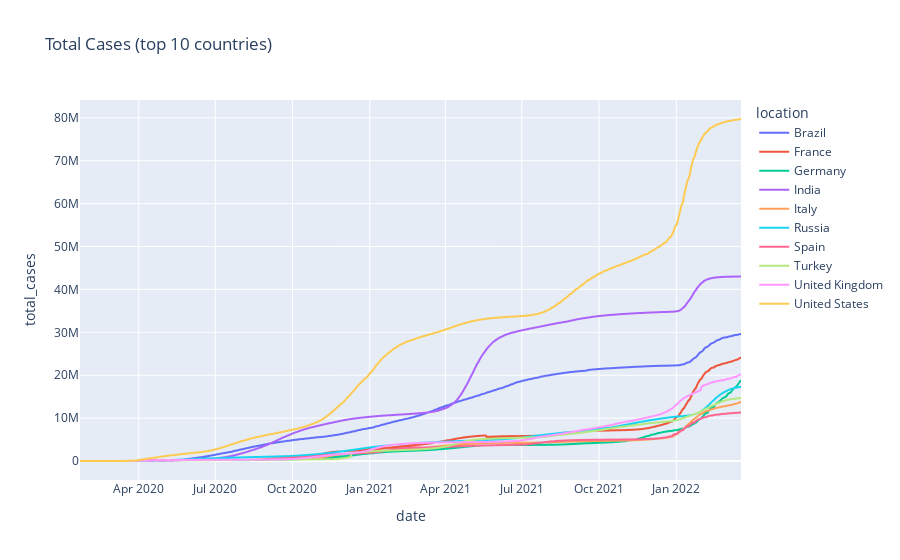

Notebook code for this chart:
### Markdown cell above
Total Cases (top 10 countries)

### Code cell
px.line(top_10_countries_by_total_cases_df, y="total_cases", color="location", title="Total Cases (top 10 countries)")

### Figure 1 — Plotly figure (JSON) as saved in the notebook; plotly's stock layout.template omitted (floating-point values rounded to 4 significant figures; data arrays with more than 128 entries replaced by an {"elided": "..."} marker saying what was removed)
{"data": [{"hovertemplate": "location=Brazil<br>date=%{x}<br>total_cases=%{y}<extra></extra>", "legendgroup": "Brazil", "line": {"color": "#636efa", "dash": "solid"}, "marker": {"symbol": "circle"}, "mode": "lines", "name": "Brazil", "showlegend": true, "type": "scattergl", "x": {"elided": "753 str values"}, "xaxis": "x", "y": {"elided": "753 int values"}, "yaxis": "y"}, {"hovertemplate": "location=France<br>date=%{x}<br>total_cases=%{y}<extra></extra>", "legendgroup": "France", "line": {"color": "#EF553B", "dash": "solid"}, "marker": {"symbol": "circle"}, "mode": "lines", "name": "France", "showlegend": true, "type": "scattergl", "x": {"elided": "786 str values"}, "xaxis": "x", "y": {"elided": "786 int values"}, "yaxis": "y"}, {"hovertemplate": "location=Germany<br>date=%{x}<br>total_cases=%{y}<extra></extra>", "legendgroup": "Germany", "line": {"color": "#00cc96", "dash": "solid"}, "marker": {"symbol": "circle"}, "mode": "lines", "name": "Germany", "showlegend": true, "type": "scattergl", "x": {"elided": "783 str values"}, "xaxis": "x", "y": {"elided": "783 int values"}, "yaxis": "y"}, {"hovertemplate": "location=India<br>date=%{x}<br>total_cases=%{y}<extra></extra>", "legendgroup": "India", "line": {"color": "#ab63fa", "dash": "solid"}, "marker": {"symbol": "circle"}, "mode": "lines", "name": "India", "showlegend": true, "type": "scattergl", "x": {"elided": "780 str values"}, "xaxis": "x", "y": {"elided": "780 int values"}, "yaxis": "y"}, {"hovertemplate": "location=Italy<br>date=%{x}<br>total_cases=%{y}<extra></extra>", "legendgroup": "Italy", "line": {"color": "#FFA15A", "dash": "solid"}, "marker": {"symbol": "circle"}, "mode": "lines", "name": "Italy", "showlegend": true, "type": "scattergl", "x": {"elided": "779 str values"}, "xaxis": "x", "y": {"elided": "779 int values"}, "yaxis": "y"}, {"hovertemplate": "location=Russia<br>date=%{x}<br>total_cases=%{y}<extra></extra>", "legendgroup": "Russia", "line": {"color": "#19d3f3", "dash": "solid"}, "marker": {"symbol": "circle"}, "mode": "lines", "name": "Russia", "showlegend": true, "type": "scattergl", "x": {"elided": "779 str values"}, "xaxis": "x", "y": {"elided": "779 int values"}, "yaxis": "y"}, {"hovertemplate": "location=Spain<br>date=%{x}<br>total_cases=%{y}<extra></extra>", "legendgroup": "Spain", "line": {"color": "#FF6692", "dash": "solid"}, "marker": {"symbol": "circle"}, "mode": "lines", "name": "Spain", "showlegend": true, "type": "scattergl", "x": {"elided": "778 str values"}, "xaxis": "x", "y": {"elided": "778 int values"}, "yaxis": "y"}, {"hovertemplate": "location=Turkey<br>date=%{x}<br>total_cases=%{y}<extra></extra>", "legendgroup": "Turkey", "line": {"color": "#B6E880", "dash": "solid"}, "marker": {"symbol": "circle"}, "mode": "lines", "name": "Turkey", "showlegend": true, "type": "scattergl", "x": {"elided": "739 str values"}, "xaxis": "x", "y": {"elided": "739 int values"}, "yaxis": "y"}, {"hovertemplate": "location=United Kingdom<br>date=%{x}<br>total_cases=%{y}<extra></extra>", "legendgroup": "United Kingdom", "line": {"color": "#FF97FF", "dash": "solid"}, "marker": {"symbol": "circle"}, "mode": "lines", "name": "United Kingdom", "showlegend": true, "type": "scattergl", "x": {"elided": "779 str values"}, "xaxis": "x", "y": {"elided": "779 int values"}, "yaxis": "y"}, {"hovertemplate": "location=United States<br>date=%{x}<br>total_cases=%{y}<extra></extra>", "legendgroup": "United States", "line": {"color": "#FECB52", "dash": "solid"}, "marker": {"symbol": "circle"}, "mode": "lines", "name": "United States", "showlegend": true, "type": "scattergl", "x": {"elided": "788 str values"}, "xaxis": "x", "y": {"elided": "788 int values"}, "yaxis": "y"}], "layout": {"legend": {"title": {"text": "location"}, "tracegroupgap": 0}, "title": {"text": "Total Cases (top 10 countries)"}, "xaxis": {"anchor": "y", "domain": [0, 1], "title": {"text": "date"}}, "yaxis": {"anchor": "x", "domain": [0, 1], "title": {"text": "total_cases"}}}}
